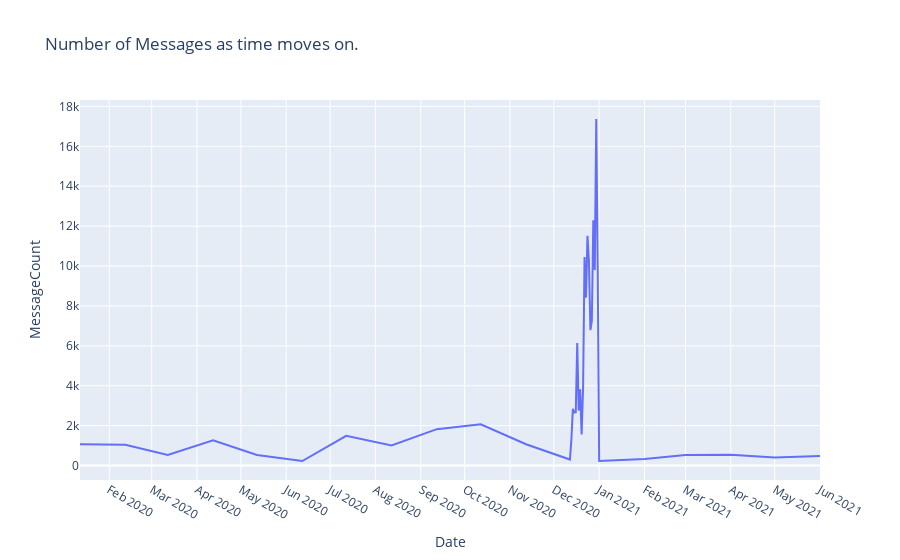

Notebook cell for this chart:
### Code cell
import plotly.express as px
date_df = df.groupby('Date').sum()
date_df.reset_index(inplace=True)
date_df.rename(columns = {'Day':'MessageCount'}, inplace = True) 

fig = px.line(date_df, x="Date", y="MessageCount", title='Number of Messages as time moves on.')
fig.update_xaxes(nticks=20)
fig.show()

### Figure 1 — Plotly figure (JSON) as saved in the notebook; plotly's stock layout.template omitted (floating-point values rounded to 4 significant figures)
{"data": [{"hovertemplate": "Date=%{x}<br>MessageCount=%{y}<extra></extra>", "legendgroup": "", "line": {"color": "#636efa", "dash": "solid"}, "mode": "lines", "name": "", "orientation": "v", "showlegend": false, "type": "scatter", "x": ["2020-01-12T00:00:00", "2020-02-12T00:00:00", "2020-03-12T00:00:00", "2020-04-12T00:00:00", "2020-05-12T00:00:00", "2020-06-12T00:00:00", "2020-07-12T00:00:00", "2020-08-12T00:00:00", "2020-09-12T00:00:00", "2020-10-12T00:00:00", "2020-11-12T00:00:00", "2020-12-12T00:00:00", "2020-12-13T00:00:00", "2020-12-14T00:00:00", "2020-12-15T00:00:00", "2020-12-16T00:00:00", "2020-12-17T00:00:00", "2020-12-18T00:00:00", "2020-12-19T00:00:00", "2020-12-20T00:00:00", "2020-12-21T00:00:00", "2020-12-22T00:00:00", "2020-12-23T00:00:00", "2020-12-24T00:00:00", "2020-12-25T00:00:00", "2020-12-26T00:00:00", "2020-12-27T00:00:00", "2020-12-28T00:00:00", "2020-12-29T00:00:00", "2020-12-30T00:00:00", "2020-12-31T00:00:00", "2021-01-01T00:00:00", "2021-02-01T00:00:00", "2021-03-01T00:00:00", "2021-04-01T00:00:00", "2021-05-01T00:00:00", "2021-06-01T00:00:00"], "xaxis": "x", "y": [1068, 1044, 528, 1260, 528, 228, 1488, 1008, 1824, 2064, 1068, 300, 1287, 2842, 2655, 2672, 6137, 2754, 3819, 1560, 3906, 10450, 8418, 11520, 10225, 6786, 7263, 12292, 9802, 17370, 9858, 231, 329, 526, 542, 398, 477], "yaxis": "y"}], "layout": {"legend": {"tracegroupgap": 0}, "title": {"text": "Number of Messages as time moves on."}, "xaxis": {"anchor": "y", "domain": [0, 1], "nticks": 20, "title": {"text": "Date"}}, "yaxis": {"anchor": "x", "domain": [0, 1], "title": {"text": "MessageCount"}}}}
